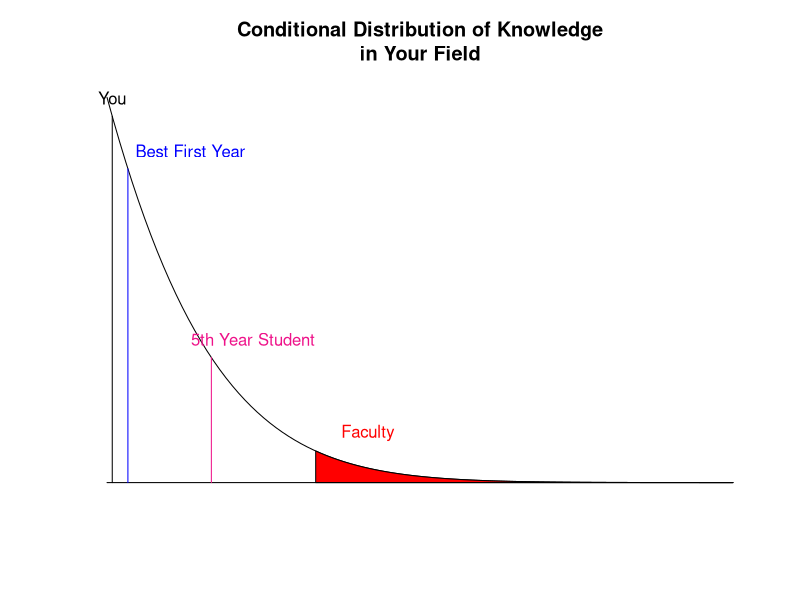
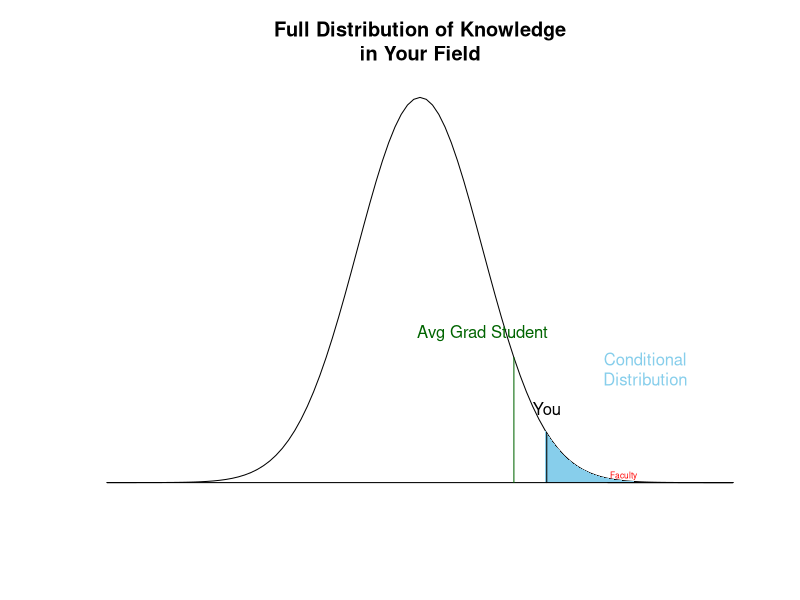

These figures' R source, in order:
## ----label=opts, results='hide', echo=FALSE, message = FALSE, warning=FALSE----
library(knitr)
opts_chunk$set(echo = FALSE, prompt = FALSE, message = FALSE, 
               warning = FALSE, comment = "", results = 'hide')

## ------------------------------------------------------------------------
start = xstart = 2
xend = end = 5

xend = end
start = start + 1

mids = seq(start,end,0.01)
cord.x <- c(start,mids,end) 
cord.y <- c(0,dnorm(mids),0) 
plot(dnorm, from = xstart, to=xend, ylab = "", 
     xlab = "", 
     main = "Conditional Distribution of Knowledge\nin Your Field", 
     xaxt = "n", yaxt = "n", bty= "n" )
polygon(cord.x,cord.y,col='red')
text(x = start + 0.25, y = dnorm(start) + 0.0025, "Faculty", col= "red")
segments(x0 = xstart, x1 = xend, y0 = 0, y1 = 0)
eps = .025
segments( x0 = xstart + eps, x1 = xstart + eps, 
          y0 = 0,
          y1 = dnorm(xstart + eps), 
          lty ="solid")
text(x = xstart + eps, y = dnorm(xstart + eps) + 0.0025, "You")
eps = 0.1
segments( x0 = xstart + eps, x1 = xstart + eps, 
          y0 = 0,
          y1 = dnorm(xstart + eps),
          col = "blue")
text(x = xstart + eps + 0.3, 
     y = dnorm(xstart + eps) + 0.0025, 
     "Best First Year", col = "blue")
eps = 0.5
segments( x0 = xstart + eps, x1 = xstart + eps, 
          y0 = 0,
          y1 = dnorm(xstart + eps), 
          col ="deeppink2")
text(x = xstart + eps + 0.2, 
     y = dnorm(xstart + eps) + 0.0025, 
     "5th Year Student", col = "deeppink2")

## ----correct_distribution------------------------------------------------
start = xstart
end = xend
mids = seq(start,end,0.01)
cord.x <- c(start,mids,end) 
cord.y <- c(0,dnorm(mids),0) 

plot(dnorm, from = -xend, to = xend, ylab = "", 
     xlab = "", 
     main = "Full Distribution of Knowledge\nin Your Field", 
     xaxt = "n", yaxt = "n", bty= "n")
polygon(cord.x, cord.y, col = 'skyblue', border = NA)
segments(x0 = -xend, x1 = xend, y0 = 0, y1 = 0)
text(x = xstart + eps + 1.1, 
     y = dnorm(xstart + eps) + 0.1, 
     "Conditional\nDistribution", col = "skyblue")
eps = .025
segments( x0 = xstart + eps, x1 = xstart + eps, 
          y0 = 0,
          y1 = dnorm(xstart + eps), 
          lty = "solid")
text(x = xstart + eps, 
     y = dnorm(xstart + eps) + 0.025, 
     "You")
eps = .5
segments( x0 = xstart - eps, x1 = xstart - eps, 
          y0 = 0,
          y1 = dnorm(xstart - eps), 
          lty = "solid", 
          col = "darkgreen")
text(x = xstart - eps - 0.5, y = dnorm(xstart - eps) + 0.025, 
     "Avg Grad Student", col = "darkgreen")

text(x = start + 1.25, y = dnorm(start + 1) + 0.0025,
     "Faculty", 
     cex = 0.5,
     col = "red")
segments(x0 = xstart + 1, x1 = xend, y0 = 0, y1 = 0)

